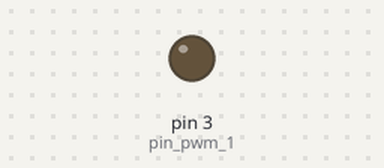
Simulated run of this sketch. Board: Arduino Uno, built with avr-gcc and run on an emulated ATmega328P. On the bench: output pins drawn as LEDs (lit = HIGH).

Above: at 0.15 s.
Timing chart, 0 to 1.6 s (numbered marks = the images above):
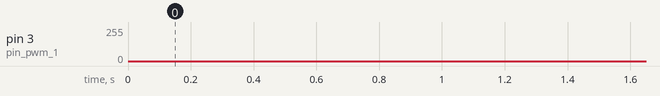

The sketch:

PWM_1.ino
```cpp
/*PWM
 * Generation d'un signal triangulaire => Filtre RC à ajouter
 */

#define pin_pwm_1 3
#define Pin_read_0 0
int val_lue = 0 ,i;

void setup() {
  pinMode(pin_pwm_1 , OUTPUT);
  Serial.begin(9600);
}

void loop() {
/*
    // Test lecture analogique => PWM
    val_lue = analogRead(Pin_read_0);
    //val_lue = val_lue*255/1023;
    analogWrite(pin_pwm_1 , val_lue / 4);   // genere le PWM
    //Serial.println(val_lue);
  */

    triangle_pwm();


}

void sinusoide_pwm() {
  int sin_duty = 0;

  for(i = 0 ; i <= 500 ; i++) {
    sin_duty = sin(i*3.14/2);
     analogWrite(pin_pwm_1 , sin_duty);
     delay(1);
  }
  for(i = 500 ; i <= 0 ; i--) {
    sin_duty = sin(i*3.14/2);
      analogWrite(pin_pwm_1 , sin_duty);
      delay(1);
  }
 }

void triangle_pwm() {
  for(i = 0 ; i <= 255 ; i++) {
      analogWrite(pin_pwm_1 , i);
      delay(1);
    }

    for(i = 255 ; i >= 0 ; i--) {
      analogWrite(pin_pwm_1 , i);
      delay(1);
    }
}
```
